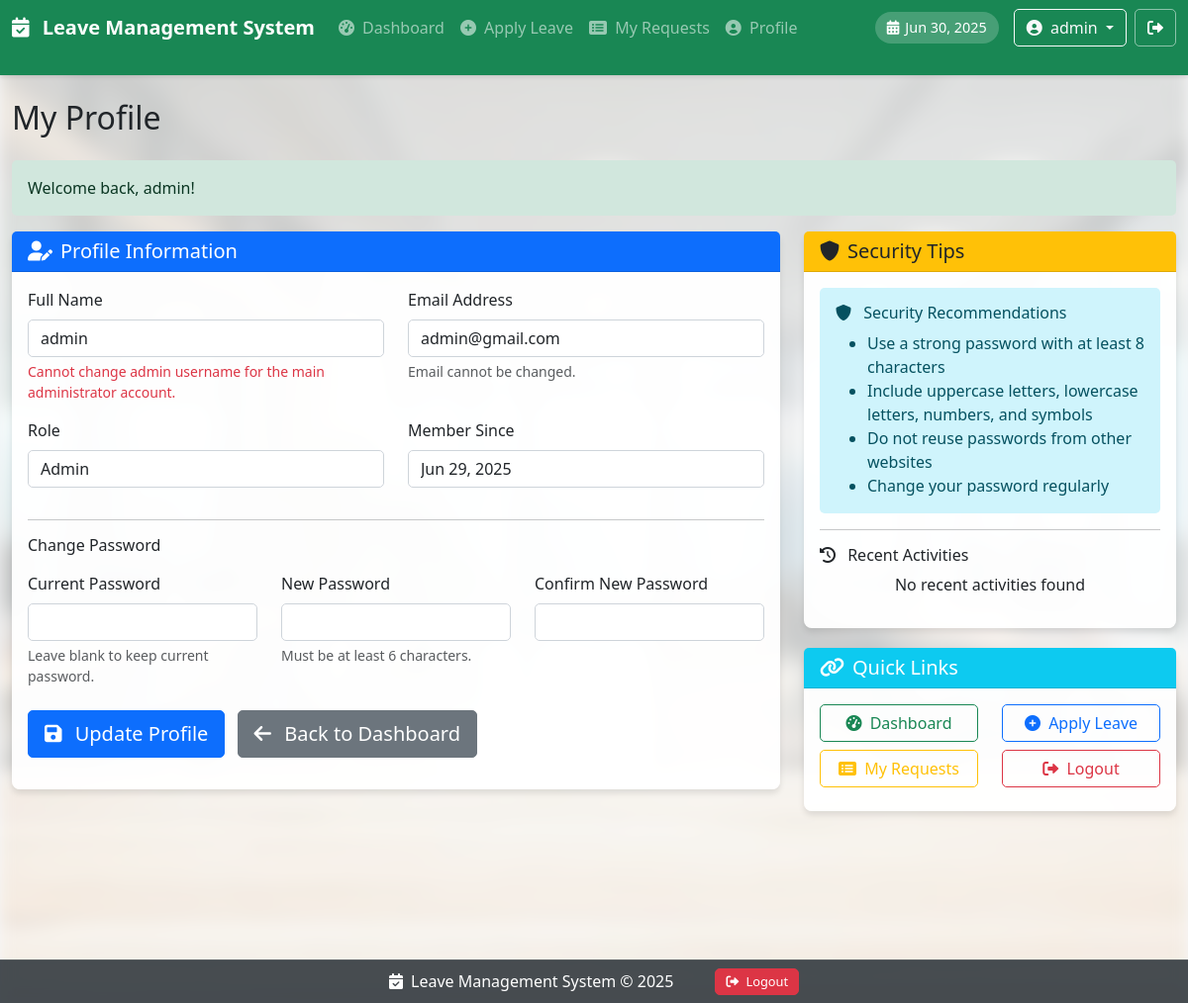
The app's page /user/profile.php (signed in) with its own data.
### tables this page shows
CREATE TABLE IF NOT EXISTS users (
                                     id INT AUTO_INCREMENT PRIMARY KEY,
                                     name VARCHAR(100) NOT NULL,
    email VARCHAR(100) NOT NULL UNIQUE,
    password VARCHAR(255) NOT NULL,
    role ENUM('admin', 'user') DEFAULT 'user',
    created_at TIMESTAMP DEFAULT CURRENT_TIMESTAMP,
    last_login TIMESTAMP NULL
    );

### user/profile.php (the view, shortened to what this page needs)
<?php
require_once '../includes/functions.php';
$userId = $_SESSION['user_id'];
$userEmail = $_SESSION['user_email'];
try {
    $stmt = $pdo->prepare("SELECT * FROM users WHERE id = ?");
    $stmt->execute([$userId]);
    $user = $stmt->fetch(PDO::FETCH_ASSOC);
} catch (PDOException $e) {
    $error = "Database error: " . $e->getMessage();
}
?>
<!DOCTYPE html>
<html lang="en">
<head>
    <link href="https://cdn.jsdelivr.net/npm/bootstrap@5.3.0/dist/css/bootstrap.min.css" rel="stylesheet">
    <link rel="stylesheet" href="https://cdnjs.cloudflare.com/ajax/libs/font-awesome/6.0.0/css/all.min.css">
    <link rel="stylesheet" href="../assets/css/style.css">
</head>
<body>
<?php include '../includes/user-navbar.php'; ?>
<div class="content-wrapper">
    <div class="container-fluid py-4">
        <h2 class="mb-4">My Profile</h2>
        <div class="row">
            <div class="col-lg-8">
                <div class="card">
                    <div class="card-header bg-primary text-white">
                        <h5 class="mb-0">
                            <i class="fas fa-user-edit me-2"></i>Profile Information
                        </h5>
                    </div>
                    <div class="card-body">
                        <form method="POST" action="profile.php">
                            <div class="row">
                                <div class="col-md-6">
                                    <div class="mb-3">
                                        <label for="name" class="form-label">Full Name</label>
                                        <input type="text" class="form-control" id="name" name="name"
                                               value="<?php echo htmlspecialchars($user['name']); ?>" required
                                            <?php echo ($userEmail === 'admin@gmail.com') ? 'readonly' : ''; ?>>
                                        <?php if ($userEmail === 'admin@gmail.com'): ?>
                                            <div class="form-text text-danger">
                                                Cannot change admin username for the main administrator account.
                                            </div>
                                        <?php endif; ?>
                                    </div>
                                </div>
                                <div class="col-md-6">
                                    <div class="mb-3">
                                        <label for="email" class="form-label">Email Address</label>
                                        <input type="email" class="form-control" id="email"
                                               value="<?php echo htmlspecialchars($user['email']); ?>" readonly>
                                        <div class="form-text">Email cannot be changed.</div>
                                    </div>
                                </div>
                            </div>
                            <div class="row">
                                <div class="col-md-6">
                                    <div class="mb-3">
                                        <label for="role" class="form-label">Role</label>
                                        <input type="text" class="form-control"
                                               value="<?php echo ucfirst($user['role']); ?>" readonly>
                                    </div>
                                </div>
                                <div class="col-md-6">
                                    <div class="mb-3">
                                        <label for="created_at" class="form-label">Member Since</label>
                                        <input type="text" class="form-control"
                                               value="<?php echo formatDateForDisplay($user['created_at']); ?>" readonly>
                                    </div>
                                </div>
                            </div>
                            <hr>
                            <h6 class="mb-3">Change Password</h6>
                            <div class="row">
                                <div class="col-md-4">
                                    <div class="mb-3">
                                        <label for="current_password" class="form-label">Current Password</label>
                                        <input type="password" class="form-control" id="current_password"
                                               name="current_password" autocomplete="current-password">
                                        <div class="form-text">Leave blank to keep current password.</div>
                                    </div>
                                </div>
                                <div class="col-md-4">
                                    <div class="mb-3">
                                        <label for="new_password" class="form-label">New Password</label>
                                        <input type="password" class="form-control" id="new_password"
                                               name="new_password" autocomplete="new-password">
                                        <div class="form-text">Must be at least 6 characters.</div>
                                    </div>
                                </div>
                                <div class="col-md-4">
                                    <div class="mb-3">
                                        <label for="confirm_password" class="form-label">Confirm New Password</label>
                                        <input type="password" class="form-control" id="confirm_password"
                                               name="confirm_password" autocomplete="new-password">
                                    </div>
                                </div>
                            </div>
                            <div class="mb-3 pt-2">
                                <button type="submit" class="btn btn-primary btn-lg">
                                    <i class="fas fa-save me-2"></i> Update Profile
                                </button>
                                <a href="dashboard.php" class="btn btn-secondary btn-lg ms-2">
                                    <i class="fas fa-arrow-left me-2"></i> Back to Dashboard
                                </a>
                            </div>
                        </form>
                    </div>
                </div>
            </div>
            <div class="col-lg-4">
                <div class="card">
                    <div class="card-header bg-warning text-dark">
                        <h5 class="mb-0">
                            <i class="fas fa-shield-alt me-2"></i>Security Tips
                        </h5>
                    </div>
                    <div class="card-body">
                        <div class="alert alert-info">
                            <h6><i class="fas fa-shield-alt me-2"></i> Security Recommendations</h6>
                            <ul class="mb-0">
                                <li>Use a strong password with at least 8 characters</li>
                                <li>Include uppercase letters, lowercase letters, numbers, and symbols</li>
                                <li>Do not reuse passwords from other websites</li>
                                <li>Change your password regularly</li>
                            </ul>
                        </div>
                        <hr>
                        <h6><i class="fas fa-history me-2"></i> Recent Activities</h6>
                        <div class="table-responsive">
                            <?php
                            $stmt = $pdo->prepare("
                                SELECT * FROM activity_logs
                                WHERE user_id = ?
                                ORDER BY created_at DESC
                                LIMIT 5
                            ");
                            $stmt->execute([$userId]);
                            $activities = $stmt->fetchAll(PDO::FETCH_ASSOC);
                            ?>
                            <?php if (count($activities) > 0): ?>
                                <table class="table table-striped">
                                    <thead>
                                    <tr>
                                        <th>Activity</th>
                                        <th>Date</th>
                                    </tr>
                                    </thead>
                                    <tbody>
                                    <?php foreach ($activities as $activity): ?>
                                        <tr>
                                            <td><?php echo htmlspecialchars($activity['action']); ?></td>
                                            <td><?php echo formatDateForDisplay($activity['created_at'], 'M d'); ?></td>
                                        </tr>
                                    <?php endforeach; ?>
                                    </tbody>
                                </table>
                            <?php else: ?>
                                <p class="text-center">No recent activities found</p>
                            <?php endif; ?>
                        </div>
                    </div>
                </div>
                <div class="card mt-3">
                    <div class="card-header bg-info text-white">
                        <h5 class="mb-0">
                            <i class="fas fa-link me-2"></i>Quick Links
                        </h5>
                    </div>
                    <div class="card-body">
                        <div class="row">
                            <div class="col-6 mb-2">
                                <a href="dashboard.php" class="btn btn-outline-success w-100">
                                    <i class="fas fa-tachometer-alt me-1"></i> Dashboard
                                </a>
                            </div>
                            <div class="col-6 mb-2">
                                <a href="apply_leave.php" class="btn btn-outline-primary w-100">
                                    <i class="fas fa-plus-circle me-1"></i> Apply Leave
                                </a>
                            </div>
                            <div class="col-6 mb-2">
                                <a href="my_requests.php" class="btn btn-outline-warning w-100">
                                    <i class="fas fa-list-alt me-1"></i> My Requests
                                </a>
                            </div>
                            <div class="col-6 mb-2">
                                <a href="../logout.php" class="btn btn-outline-danger w-100">
                                    <i class="fas fa-sign-out-alt me-1"></i> Logout
                                </a>
                            </div>
                        </div>
                    </div>
                </div>
            </div>
        </div>
    </div>
</div>
<?php include '../includes/footer.php'; ?>
</body>
</html>

### assets/css/style.css (style rules this page uses)
body { position: relative; min-height: 100vh; padding-bottom: 70px; margin: 0; background-color: #f8f9fa; }
body::before { content: ""; position: fixed; top: 0; left: 0; width: 100%; height: 100%; background-image: url('../img/bg.jpg'); background-size: cover; background-position: center; background-repeat: no-repeat; filter: blur(8px); opacity: 0.2; z-index: -1; }
.container-fluid { position: relative; z-index: 1; padding-bottom: 20px; }
.content-wrapper { min-height: calc(100vh - 140px); padding-bottom: 80px; }
.card { background-color: rgba(255, 255, 255, 0.95); box-shadow: 0 4px 6px rgba(0, 0, 0, 0.1); border: none; border-radius: 8px; transition: all 0.3s ease; margin-bottom: 20px; }
.card-header { border-top-left-radius: 8px; border-top-right-radius: 8px; border-bottom: 1px solid rgba(0, 0, 0, 0.125); font-weight: 500; }
.btn { border-radius: 5px; font-weight: 500; outline: none !important; box-shadow: none !important; }
.form-control, .form-select { border-radius: 5px; border: 1px solid #ced4da; }
.alert { border-radius: 5px; border: none; }

### records on screen
users: name "admin", email "admin@gmail.com", role "Admin", created_at "Jun 29, 2025"

### other values on screen
getCurrentDateFormatted() "Jun 30, 2025"
$_SESSION['user_name'] "admin"
$_SESSION['message'] "Welcome back, admin!"
